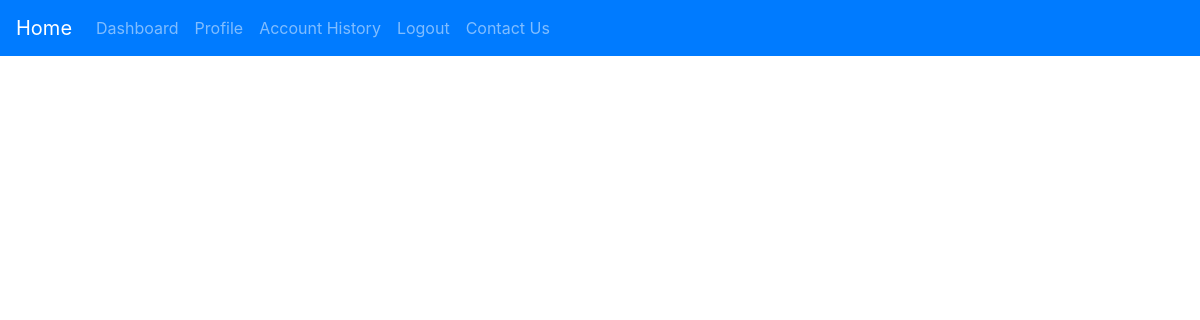
Before: /borrowerList/ (signed in) with the older database file.
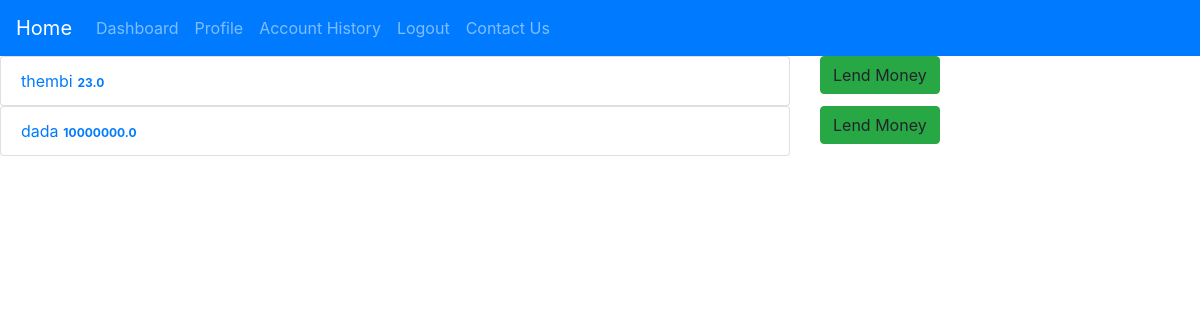
After: the same page with the newer database file.
### dash/models.py (models this page shows, shortened)
class transactions(models.Model):
    borrower = models.CharField(blank=False,max_length=30)
    amount = models.FloatField(blank=False,) #, min_value = 10, max_value  =500
    amountPaid = models.FloatField(blank=True, default=0)
    interestRate = models.FloatField(blank=True, default=1)
    datePosted = models.DateTimeField(blank=False, default=datetime.now())
    status = models.ForeignKey(transactionState)
    dueDate = models.DateTimeField(blank=True, default=(datetime.now() + timedelta(days=30)))
    descriptionOfUse = models.TextField(blank=True, max_length=200)
    lender = models.CharField(max_length=30, blank=True)
    lendingDate = models.DateTimeField(blank=True,default=(datetime.now() + timedelta(days=30)))

### dash/views.py (the view)
# urls.py: url(r'^borrowerList/', dash_views.borrowerList, name="borrowerList"),
@login_required(login_url='/login/')
def borrowerList(request):
    borrowers = transactions.objects.filter(status__state='waiting')
    return render(request, 'dash/borrowerList.html',{"borrowers":borrowers})

### templates/dash/borrowerList.html (shortened to what this page needs)
{% extends 'public/base.html' %}
{% block content %}
     {% if borrowers %}
        <div class="list-group">
          {% for borrower in borrowers %}
              <div class="row">
                <div class="col-md-8">
                    <a href="{% url 'borrowerProfile' %}" class="list-group-item">{{ borrower.borrower }}<span class="badge">{{ borrower.amount }}</span></a>
                </div>
                <div class="col-4">
                    <a class="btn btn-success">Lend Money</a>
                </div>
              </div>
          {% endfor %}
        </div>
     {% endif %}
{% endblock %}

Changed rows visible on the page:
added transactions: borrower "thembi", amount "23.0"
added transactions: borrower "dada", amount "10000000.0"
